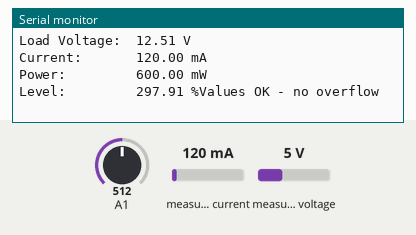
This sketch was run on a simulated Arduino Uno, built with avr-gcc and run on an emulated ATmega328P. Parts: the last lines printed to the serial monitor. The inputs (shaded band) are chosen by the test bench; at power-on: measured current 120 mA, A1 = 512, measured voltage 5 V.

Above: at 1.2 s.
1.3 s: measured current set to 40 mA
At 3.8 s:
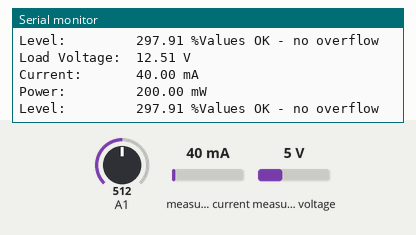
4.2 s: A1 set to 716
At 6.9 s:
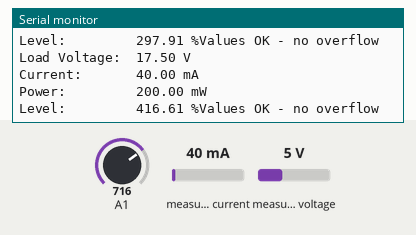
7.1 s: measured voltage set to 0.3 V
At 9.8 s:
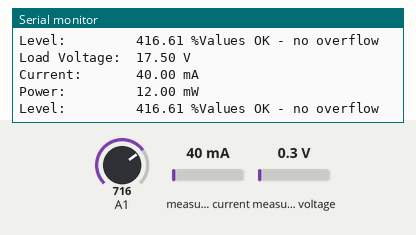
10.0 s: A1 set to 900
At 12.8 s:
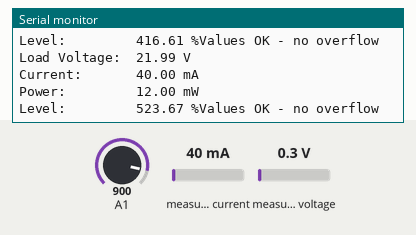
12.9 s: measured current set to 500 mA
At 16.0 s:
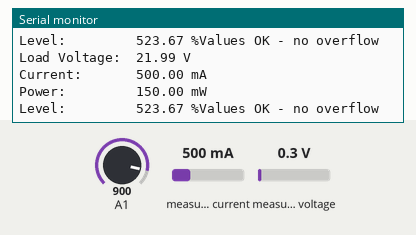
Timing chart, 0 to 16.8 s (numbered marks = the images above; inputs shaded):
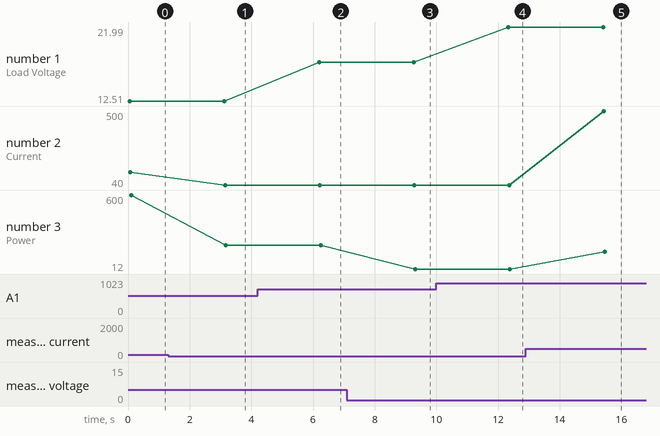

Measured:
- after the input at 1.3 s, the serial monitor: prints a new line after 1.9 s (image 1)
- after the input at 4.2 s, the serial monitor: prints a new line after 2.0 s (image 2)
- after the input at 7.1 s, the serial monitor: prints a new line after 2.2 s (image 3)
- after the input at 10.0 s, the serial monitor: prints a new line after 2.3 s (image 4)
- after the input at 12.9 s, the serial monitor: prints a new line after 2.5 s (image 5)
- plotted number 1: 12.51 → 17.5 after the input at 4.2 s, 17.5 → 21.99 after the input at 10.0 s
- plotted number 2: 120 → 40 after the input at 1.3 s, 40 → 500 after the input at 12.9 s
- plotted number 3: 600 → 200 after the input at 1.3 s, 200 → 12 after the input at 7.1 s, 12 → 150 after the input at 12.9 s

The sketch:

ina219-arduino.ino
```cpp
#include <Wire.h>
#include <INA219_WE.h>
#define I2C_ADDRESS 0x40
/* There are several ways to create your INA219 object:
 * INA219_WE ina219 = INA219_WE()              -> uses Wire / I2C Address = 0x40
 * INA219_WE ina219 = INA219_WE(ICM20948_ADDR) -> uses Wire / I2C_ADDRESS
 * INA219_WE ina219 = INA219_WE(&wire2)        -> uses the TwoWire object wire2 / I2C_ADDRESS
 * INA219_WE ina219 = INA219_WE(&wire2, I2C_ADDRESS) -> all together
 * Successfully tested with two I2C busses on an ESP32
 */

INA219_WE ina219 = INA219_WE(I2C_ADDRESS);
float input_vol;
float cal_vol;
void setup() {
  pinMode(A1, INPUT);
  Serial.begin(9600);
  Wire.begin();
  if(!ina219.init()){
    Serial.println("INA219 not connected!");
  }
  /* Set ADC Mode for Bus and ShuntVoltage
  * Mode *            * Res / Samples *       * Conversion Time *
  BIT_MODE_9        9 Bit Resolution             84 µs
  BIT_MODE_10       10 Bit Resolution            148 µs
  BIT_MODE_11       11 Bit Resolution            276 µs
  BIT_MODE_12       12 Bit Resolution            532 µs  (DEFAULT)
  SAMPLE_MODE_2     Mean Value 2 samples         1.06 ms
  SAMPLE_MODE_4     Mean Value 4 samples         2.13 ms
  SAMPLE_MODE_8     Mean Value 8 samples         4.26 ms
  SAMPLE_MODE_16    Mean Value 16 samples        8.51 ms
  SAMPLE_MODE_32    Mean Value 32 samples        17.02 ms
  SAMPLE_MODE_64    Mean Value 64 samples        34.05 ms
  SAMPLE_MODE_128   Mean Value 128 samples       68.10 ms
  */
  //ina219.setADCMode(SAMPLE_MODE_128); // choose mode and uncomment for change of default

  /* Set measure mode
  POWER_DOWN - INA219 switched off
  TRIGGERED  - measurement on demand
  ADC_OFF    - Analog/Digital Converter switched off
  CONTINUOUS  - Continuous measurements (DEFAULT)
  */
  // ina219.setMeasureMode(CONTINUOUS); // choose mode and uncomment for change of default

  /* Set PGain
  * Gain *  * Shunt Voltage Range *   * Max Current (if shunt is 0.1 ohms) *
   PG_40       40 mV                    0.4 A
   PG_80       80 mV                    0.8 A
   PG_160      160 mV                   1.6 A
   PG_320      320 mV                   3.2 A (DEFAULT)
  */
  // ina219.setPGain(PG_320); // choose gain and uncomment for change of default

  /* Set Bus Voltage Range
   BRNG_16   -> 16 V
   BRNG_32   -> 32 V (DEFAULT)
  */
  // ina219.setBusRange(BRNG_32); // choose range and uncomment for change of default
  Serial.println("INA219 Current Sensor Example Sketch - Continuous");
  /* If the current values delivered by the INA219 differ by a constant factor
     from values obtained with calibrated equipment you can define a correction factor.
     Correction factor = current delivered from calibrated equipment / current delivered by INA219
  */
  // ina219.setCorrectionFactor(0.98); // insert your correction factor if necessary

  /* If you experience a shunt voltage offset, that means you detect a shunt voltage which is not
     zero, although the current should be zero, you can apply a correction. For this, uncomment the
     following function and apply the offset you have detected.
  */
  // ina219.setShuntVoltOffset_mV(0.5); // insert the shunt voltage (millivolts) you detect at zero current
}
void loop() {
  float shuntVoltage_mV = 0.0;
  float loadVoltage_V = 0.0;
  float busVoltage_V = 0.0;
  float current_mA = 0.0;
  float power_mW = 0.0;
  bool ina219_overflow = false;

  shuntVoltage_mV = ina219.getShuntVoltage_mV();
  busVoltage_V = ina219.getBusVoltage_V();
  current_mA = ina219.getCurrent_mA();
  power_mW = ina219.getBusPower();
  loadVoltage_V  = busVoltage_V + (shuntVoltage_mV/1000);
  ina219_overflow = ina219.getOverflow();

  // only voltage
  float temp;
  input_vol = analogRead(A1);
  temp = input_vol/4.092;
  cal_vol = temp/10;

//  Serial.print("Shunt Voltage [mV]: "); Serial.println(shuntVoltage_mV);
//  Serial.print("Bus Voltage [V]: "); Serial.println(busVoltage_V);
//  Serial.print("Load Voltage [V]: "); Serial.println(loadVoltage_V);
//  Serial.print("Current[mA]: "); Serial.println(current_mA);
//  Serial.print("Bus Power [mW]: "); Serial.println(power_mW);
  Serial.print("Load Voltage:  "); Serial.print(cal_vol); Serial.println(" V");
  Serial.print("Current:       "); Serial.print(current_mA); Serial.println(" mA");
  Serial.print("Power:         "); Serial.print(power_mW); Serial.println(" mW");
  Serial.print("Level:         "); Serial.print(cal_vol/4.2*100); Serial.print(" %");
  if(!ina219_overflow){
    Serial.println("Values OK - no overflow");
  }
  else{
    Serial.println("Overflow! Choose higher PGAIN");
  }
  Serial.println();

  delay(3000);
}
```
